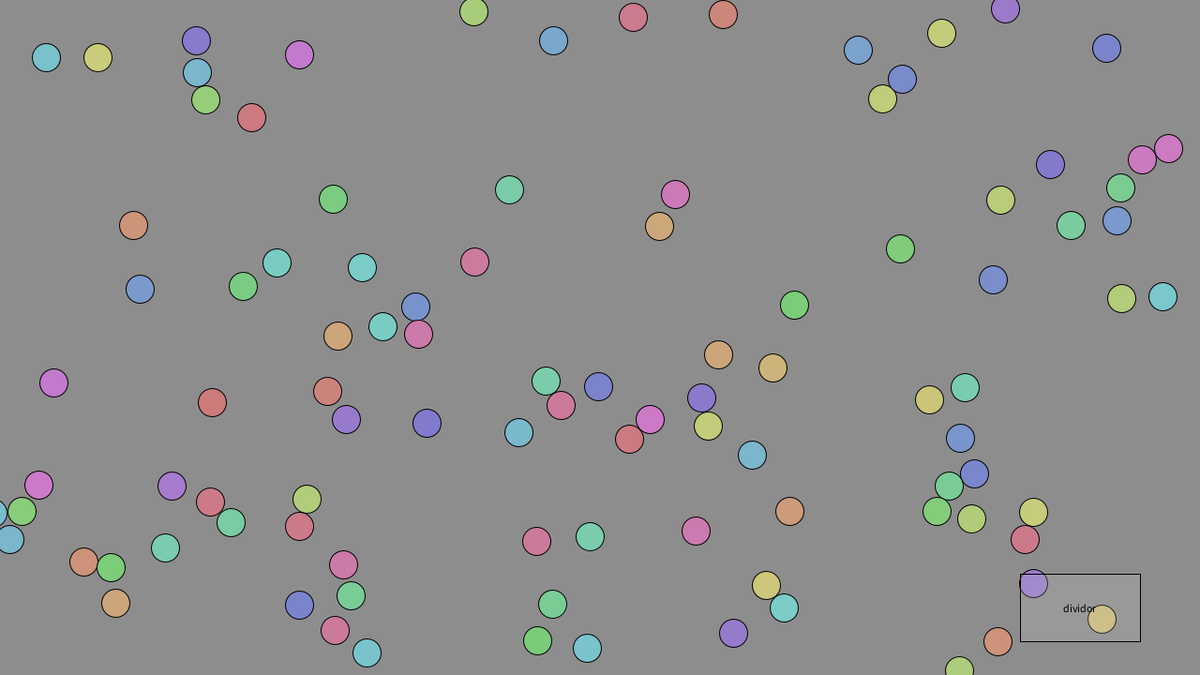
Frame 1 (no input)
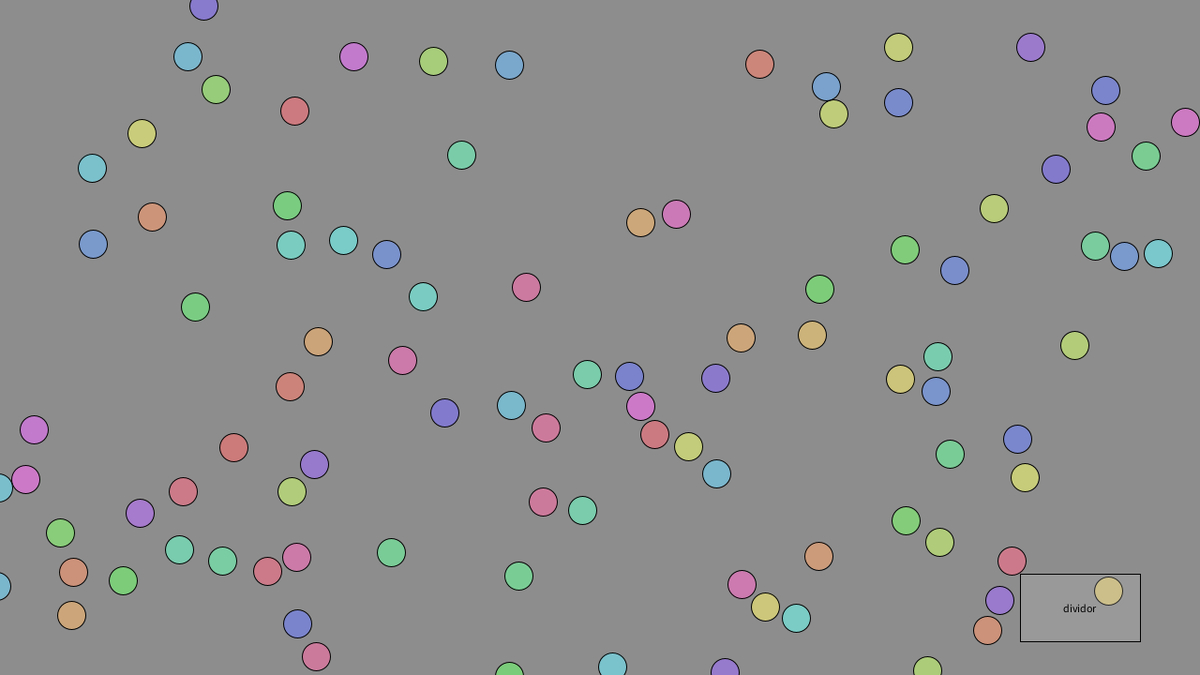
Frame 60 (the mouse pressed at the canvas centre just before this capture)
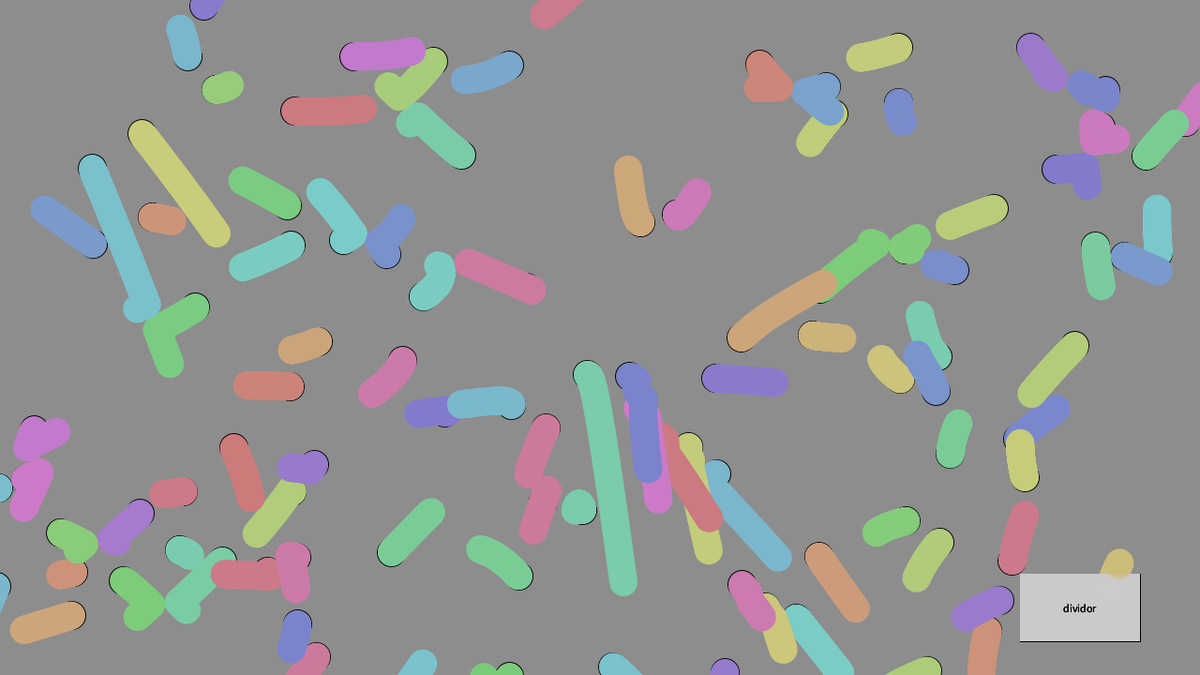
Frame 120 (the mouse held since frame 60 and released just before this capture)

The Processing sketch that drew these frames (run headless with seeded random() and noise(); from frame 60 on, the mouse is pressed at the canvas centre):

// Processing sketch: particles
// ── particles.pde
dividor d;
ArrayList<floater> list;
int radius = 30;
int NumberOfParticles = 100;
PVector mouse = new PVector();
Button button;
boolean slideron = false;


void setup(){
    colorMode(HSB, 360, 100, 100);
    list = new ArrayList<floater>();
    size(1280, 720);
    for(int i=0; i<NumberOfParticles; i++){
        list.add(new floater());
    }
    d = new dividor();
    stroke(1);
    frameRate(120);
    rectMode(CENTER);
    button = new Button("dividor", 18*width/20, 9*height/10, width/10, height/10);

}

void draw(){
  
  if(!mousePressed){
  background(200);
  }
  mouse.set(mouseX, mouseY);
  for(int i=0; i<NumberOfParticles; i++){
      floater Q = list.get(i);
      Q.live();
      for(int j=i; j< NumberOfParticles; j++){
          floater R = list.get(j);
          Q.collide(R);
      }
      if(slideron){
      d.bonk(Q);
      }
  }
  if(slideron){
  d.live(); //<>//
  }
  toggle();

}
void mousePressed(){
  noStroke();
  background(200);
}
void mouseReleased(){
  stroke(1);
}

void toggle(){
  cursor(ARROW);
  if (button.clicked()){
    slideron = !slideron;
  }
  button.Draw();
}


class floater{
  PVector velocity = new PVector(random(-1, 1), random(-1, 1));
  PVector position = new PVector(random(width), random(height));
  float flote;
  PVector temp = new PVector();
  PVector temp2 = new PVector();
  PVector accel = new PVector();
  color colour;
  boolean exempt = false;
  boolean align;

  floater(){
    colour = color(random(360), 40, 80);
    if(position.x > width/2){
      align = true;
    }
    else{
      align = false;
    }
      

  }

  void live(){
      //orbit part
      if(!keyPressed){
      accel.set(mouse);
      accel.sub(position);
      accel.mult(-0.01);
      accel.x = accel.x*abs(accel.x);
      accel.y = accel.y*abs(accel.y);
      flote = 0.05 / accel.mag();
      accel.setMag(flote);
      accel.limit(.4);
      velocity.add(accel);
      
      }

      
      
    
      position.add(velocity);
      
      if(position.x > width + radius|| position.x < 0 - radius){
          velocity.x = velocity.x * -.9;
          position.x = max(0 - radius,min(width + radius,position.x));
  }
     if(position.y > height + radius|| position.y < 0 - radius){
          velocity.y = velocity.y * -.9;
          position.y = max(0 - radius,min(height + radius,position.y));
      }
      fill(colour);
      ellipse(position.x, position.y, radius, radius);
  
  }
  void collide(floater collider){
      temp.set(position);
      temp.sub(collider.position);
      if(temp.mag() < radius){
          temp2.set(collider.velocity);
          collider.velocity.set(velocity);
          velocity.set(temp2);

          //removes sticky collisions
          temp.setMag(temp.mag() - radius);
          position.sub(temp);
          collider.position.add(temp);
          
      }
      
  }
  
}
class dividor{
  float position = width/2;
  float velocity = 0;
  boolean temp = false;
  
  dividor(){}
  
  void bonk(floater f){
    temp = f.exempt;
    if(f.position.x - position > -15 && f.position.x - position < 15 && !f.exempt){
      f.exempt = true;
      velocity = f.velocity.x;
      f.velocity.x*= -1;
    }
    if(temp){
      f.exempt = false;
    }
    if(f.position.x < position && f.align){
      f.position.set(random(position, width), random(0, height));
    }
    if(f.position.x > position && !f.align){
      f.position.set(random(0,position),random(0,height));
    }
      
      
    }

  void live(){
    position+=velocity;
    velocity/=2;
    rect(position, height/2, 15, height);
  }


}

class Button {
    String label;
    float x;        // center x position
    float y;        // center y position
    float w;        // width of Button
    float h;        // height of Button
    boolean laststep = false;
    boolean buffer = true;
    Button(String labelB, float xpos, float ypos, float widthB, float heightB) {
        label = labelB;
        x = xpos;
        y = ypos;
        w = widthB;
        h = heightB;
    }
    void Draw() {
        
        rectMode(CENTER);
        if(pressed()){
            fill(200);
            cursor(HAND);
        }
        else if(MouseIsOver()){
            fill(210);
            cursor(HAND);
        }
        else{
            fill(0, 0, 80, 50);
        }

        rect(x, y, w, h);
        textAlign(CENTER, CENTER);
        fill(0);
        text(label, x, y);
        
    }
    boolean MouseIsOver() {
        if (mouseX + w/2 > x && x > mouseX - w/2 && mouseY + h/2 > y && mouseY - h/2 < y) {
            return true;
        }
        return false;
    }
    boolean pressed() {
        
        if(MouseIsOver() && mousePressed){
            
            return true;
        }
        
        return false;
    }
    boolean clicked(){
        if(!pressed() && laststep){
            laststep = false;
            return true;
        }
        else{
            laststep = pressed();
            return false;
        }
        
    }
 }
